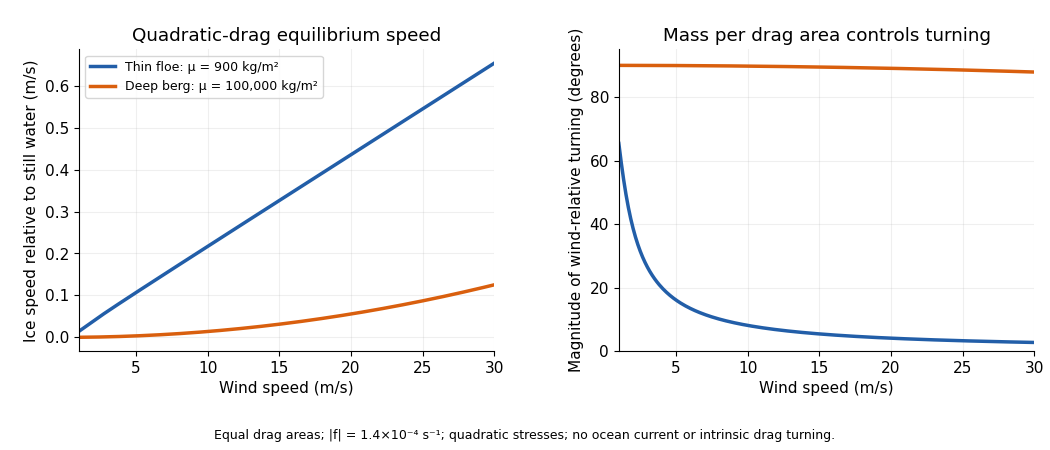

Source code (Python):
"""Quadratic ice-drift calculation from the explicit force balance.

Tested with Python 3.14.4, NumPy 2.3.5 and Matplotlib 3.10.7.
Still water, no pressure slope or pack forces, wind speed much greater
than ice speed, no intrinsic boundary-layer turning. The drag convention
is rho*C*|v|*v. Effective air and water areas are taken equal. Only the
basename PNG is written to the caller's cwd; MPLCONFIGDIR is respected.
"""
from pathlib import Path
import matplotlib
matplotlib.use("Agg")
import matplotlib.pyplot as plt
import numpy as np


def drift(wind, mass_per_area):
    a = 1.3 * 1.5e-3 * wind**2
    b = 1025 * 4e-3
    coriolis = mass_per_area * 1.4e-4
    speed2 = 2 * a**2 / (coriolis**2 + np.sqrt(coriolis**4 + 4*b*b*a*a))
    speed = np.sqrt(speed2)
    angle = np.degrees(np.arctan2(coriolis, b*speed))
    return speed, angle


def main():
    plt.rcParams.update({"font.size": 11, "axes.spines.top": False,
                         "axes.spines.right": False})
    wind = np.linspace(1, 30, 350)
    fig, axes = plt.subplots(1, 2, figsize=(10.5001, 4.5001), dpi=100)
    for mu, label, color in [(900, "Thin floe: μ = 900 kg/m²", "#225ea8"),
                              (1e5, "Deep berg: μ = 100,000 kg/m²", "#d95f0e")]:
        u, theta = drift(wind, mu)
        axes[0].plot(wind, u, label=label, color=color, lw=2.5)
        axes[1].plot(wind, theta, label=label, color=color, lw=2.5)
    axes[0].set_ylabel("Ice speed relative to still water (m/s)")
    axes[0].set_title("Quadratic-drag equilibrium speed")
    axes[1].set_ylabel("Magnitude of wind-relative turning (degrees)")
    axes[1].set_ylim(0, 95)
    axes[1].set_title("Mass per drag area controls turning")
    for ax in axes:
        ax.set_xlabel("Wind speed (m/s)")
        ax.set_xlim(1, 30)
        ax.grid(alpha=0.20)
    axes[0].legend(loc="upper left", fontsize=9)
    fig.text(0.5, 0.025, "Equal drag areas; |f| = 1.4×10⁻⁴ s⁻¹; quadratic stresses; no ocean current or intrinsic drag turning.",
             ha="center", fontsize=9)
    fig.subplots_adjust(left=0.075, right=0.985, bottom=0.22, top=0.89, wspace=0.30)
    fig.savefig(Path("paper-80-quadratic-drift.png"), dpi=100,
                facecolor="white", transparent=False)
    plt.close(fig)


if __name__ == "__main__":
    main()
